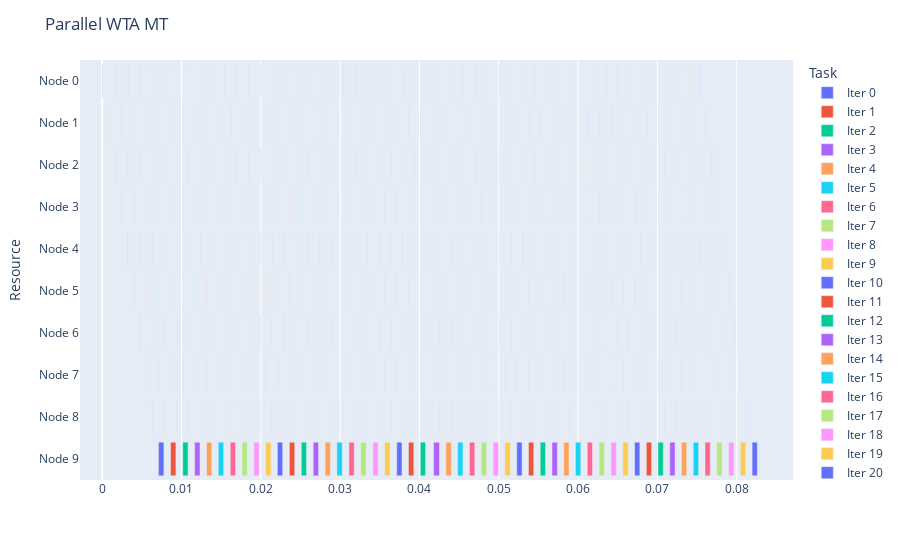

Source (notebook cell):
### Code cell
fig = getDataGantt(logs[1], "Parallel WTA MT")
fig.show()

### Figure 1 — Plotly figure (JSON) as saved in the notebook; plotly's stock layout.template omitted (floating-point values rounded to 4 significant figures)
{"data": [{"alignmentgroup": "True", "base": [0, 0.0009241, 0.001691, 0.002474, 0.003239, 0.004006, 0.004761, 0.005545, 0.006324, 0.007098], "hovertemplate": "Task=Iter 0<br>Start=%{base}<br>Finish=%{x}<br>Resource=%{y}<extra></extra>", "legendgroup": "Iter 0", "marker": {"color": "#636efa", "pattern": {"shape": ""}}, "name": "Iter 0", "offsetgroup": "Iter 0", "orientation": "h", "showlegend": true, "textposition": "auto", "type": "bar", "x": [3.123e-05, 1.717e-05, 1.478e-05, 1.526e-05, 1.574e-05, 1.478e-05, 1.526e-05, 1.574e-05, 1.55e-05, 0.0006826], "xaxis": "x", "y": ["Node 0", "Node 1", "Node 2", "Node 3", "Node 4", "Node 5", "Node 6", "Node 7", "Node 8", "Node 9"], "yaxis": "y"}, {"alignmentgroup": "True", "base": [0.001701, 0.002487, 0.003248, 0.004018, 0.004772, 0.005552, 0.006333, 0.007109, 0.007882, 0.00862], "hovertemplate": "Task=Iter 1<br>Start=%{base}<br>Finish=%{x}<br>Resource=%{y}<extra></extra>", "legendgroup": "Iter 1", "marker": {"color": "#EF553B", "pattern": {"shape": ""}}, "name": "Iter 1", "offsetgroup": "Iter 1", "orientation": "h", "showlegend": true, "textposition": "auto", "type": "bar", "x": [1.287e-05, 1.24e-05, 1.216e-05, 1.216e-05, 1.192e-05, 1.168e-05, 1.24e-05, 1.287e-05, 1.216e-05, 0.0006759], "xaxis": "x", "y": ["Node 0", "Node 1", "Node 2", "Node 3", "Node 4", "Node 5", "Node 6", "Node 7", "Node 8", "Node 9"], "yaxis": "y"}, {"alignmentgroup": "True", "base": [0.003256, 0.00403, 0.004773, 0.005543, 0.00631, 0.007107, 0.007869, 0.008636, 0.009422, 0.01016], "hovertemplate": "Task=Iter 2<br>Start=%{base}<br>Finish=%{x}<br>Resource=%{y}<extra></extra>", "legendgroup": "Iter 2", "marker": {"color": "#00cc96", "pattern": {"shape": ""}}, "name": "Iter 2", "offsetgroup": "Iter 2", "orientation": "h", "showlegend": true, "textposition": "auto", "type": "bar", "x": [1.168e-05, 1.192e-05, 1.168e-05, 1.168e-05, 1.192e-05, 1.144e-05, 1.168e-05, 1.24e-05, 1.144e-05, 0.0006704], "xaxis": "x", "y": ["Node 0", "Node 1", "Node 2", "Node 3", "Node 4", "Node 5", "Node 6", "Node 7", "Node 8", "Node 9"], "yaxis": "y"}, {"alignmentgroup": "True", "base": [0.004784, 0.005545, 0.006301, 0.007076, 0.007855, 0.008629, 0.009437, 0.01019, 0.01093, 0.01166], "hovertemplate": "Task=Iter 3<br>Start=%{base}<br>Finish=%{x}<br>Resource=%{y}<extra></extra>", "legendgroup": "Iter 3", "marker": {"color": "#ab63fa", "pattern": {"shape": ""}}, "name": "Iter 3", "offsetgroup": "Iter 3", "orientation": "h", "showlegend": true, "textposition": "auto", "type": "bar", "x": [1.144e-05, 1.168e-05, 1.144e-05, 1.144e-05, 1.121e-05, 1.168e-05, 1.144e-05, 1.359e-05, 1.168e-05, 0.000674], "xaxis": "x", "y": ["Node 0", "Node 1", "Node 2", "Node 3", "Node 4", "Node 5", "Node 6", "Node 7", "Node 8", "Node 9"], "yaxis": "y"}, {"alignmentgroup": "True", "base": [0.006305, 0.007067, 0.007819, 0.008615, 0.009395, 0.0102, 0.01095, 0.01168, 0.01241, 0.01315], "hovertemplate": "Task=Iter 4<br>Start=%{base}<br>Finish=%{x}<br>Resource=%{y}<extra></extra>", "legendgroup": "Iter 4", "marker": {"color": "#FFA15A", "pattern": {"shape": ""}}, "name": "Iter 4", "offsetgroup": "Iter 4", "orientation": "h", "showlegend": true, "textposition": "auto", "type": "bar", "x": [1.144e-05, 1.168e-05, 1.097e-05, 1.097e-05, 1.168e-05, 1.144e-05, 1.192e-05, 1.121e-05, 1.121e-05, 0.0006659], "xaxis": "x", "y": ["Node 0", "Node 1", "Node 2", "Node 3", "Node 4", "Node 5", "Node 6", "Node 7", "Node 8", "Node 9"], "yaxis": "y"}, {"alignmentgroup": "True", "base": [0.007814, 0.008576, 0.009371, 0.01015, 0.01095, 0.01169, 0.01243, 0.01318, 0.01391, 0.01464], "hovertemplate": "Task=Iter 5<br>Start=%{base}<br>Finish=%{x}<br>Resource=%{y}<extra></extra>", "legendgroup": "Iter 5", "marker": {"color": "#19d3f3", "pattern": {"shape": ""}}, "name": "Iter 5", "offsetgroup": "Iter 5", "orientation": "h", "showlegend": true, "textposition": "auto", "type": "bar", "x": [1.144e-05, 1.121e-05, 1.121e-05, 1.144e-05, 1.192e-05, 1.144e-05, 1.168e-05, 1.097e-05, 1.144e-05, 0.0006826], "xaxis": "x", "y": ["Node 0", "Node 1", "Node 2", "Node 3", "Node 4", "Node 5", "Node 6", "Node 7", "Node 8", "Node 9"], "yaxis": "y"}, {"alignmentgroup": "True", "base": [0.00934, 0.01012, 0.01089, 0.0117, 0.01244, 0.01319, 0.01393, 0.01466, 0.01541, 0.01615], "hovertemplate": "Task=Iter 6<br>Start=%{base}<br>Finish=%{x}<br>Resource=%{y}<extra></extra>", "legendgroup": "Iter 6", "marker": {"color": "#FF6692", "pattern": {"shape": ""}}, "name": "Iter 6", "offsetgroup": "Iter 6", "orientation": "h", "showlegend": true, "textposition": "auto", "type": "bar", "x": [1.144e-05, 1.192e-05, 1.693e-05, 1.168e-05, 1.168e-05, 1.121e-05, 1.144e-05, 1.121e-05, 1.144e-05, 0.0006616], "xaxis": "x", "y": ["Node 0", "Node 1", "Node 2", "Node 3", "Node 4", "Node 5", "Node 6", "Node 7", "Node 8", "Node 9"], "yaxis": "y"}, {"alignmentgroup": "True", "base": [0.01086, 0.01166, 0.01244, 0.0132, 0.01395, 0.01468, 0.01542, 0.01617, 0.0169, 0.01763], "hovertemplate": "Task=Iter 7<br>Start=%{base}<br>Finish=%{x}<br>Resource=%{y}<extra></extra>", "legendgroup": "Iter 7", "marker": {"color": "#B6E880", "pattern": {"shape": ""}}, "name": "Iter 7", "offsetgroup": "Iter 7", "orientation": "h", "showlegend": true, "textposition": "auto", "type": "bar", "x": [1.121e-05, 1.144e-05, 1.144e-05, 1.144e-05, 1.192e-05, 1.097e-05, 1.144e-05, 1.097e-05, 1.144e-05, 0.0006711], "xaxis": "x", "y": ["Node 0", "Node 1", "Node 2", "Node 3", "Node 4", "Node 5", "Node 6", "Node 7", "Node 8", "Node 9"], "yaxis": "y"}, {"alignmentgroup": "True", "base": [0.01241, 0.01319, 0.01396, 0.0147, 0.01544, 0.01618, 0.01692, 0.01765, 0.01838, 0.01912], "hovertemplate": "Task=Iter 8<br>Start=%{base}<br>Finish=%{x}<br>Resource=%{y}<extra></extra>", "legendgroup": "Iter 8", "marker": {"color": "#FF97FF", "pattern": {"shape": ""}}, "name": "Iter 8", "offsetgroup": "Iter 8", "orientation": "h", "showlegend": true, "textposition": "auto", "type": "bar", "x": [1.359e-05, 1.24e-05, 1.121e-05, 1.144e-05, 1.144e-05, 1.144e-05, 1.144e-05, 1.121e-05, 1.097e-05, 0.0006604], "xaxis": "x", "y": ["Node 0", "Node 1", "Node 2", "Node 3", "Node 4", "Node 5", "Node 6", "Node 7", "Node 8", "Node 9"], "yaxis": "y"}, {"alignmentgroup": "True", "base": [0.01396, 0.0147, 0.01545, 0.01619, 0.01694, 0.01767, 0.0184, 0.01914, 0.01987, 0.02061], "hovertemplate": "Task=Iter 9<br>Start=%{base}<br>Finish=%{x}<br>Resource=%{y}<extra></extra>", "legendgroup": "Iter 9", "marker": {"color": "#FECB52", "pattern": {"shape": ""}}, "name": "Iter 9", "offsetgroup": "Iter 9", "orientation": "h", "showlegend": true, "textposition": "auto", "type": "bar", "x": [1.192e-05, 1.168e-05, 1.144e-05, 1.144e-05, 1.144e-05, 1.144e-05, 1.144e-05, 1.073e-05, 1.121e-05, 0.0006738], "xaxis": "x", "y": ["Node 0", "Node 1", "Node 2", "Node 3", "Node 4", "Node 5", "Node 6", "Node 7", "Node 8", "Node 9"], "yaxis": "y"}, {"alignmentgroup": "True", "base": [0.01545, 0.01621, 0.01696, 0.01768, 0.01842, 0.01916, 0.01988, 0.02062, 0.02136, 0.02209], "hovertemplate": "Task=Iter 10<br>Start=%{base}<br>Finish=%{x}<br>Resource=%{y}<extra></extra>", "legendgroup": "Iter 10", "marker": {"color": "#636efa", "pattern": {"shape": ""}}, "name": "Iter 10", "offsetgroup": "Iter 10", "orientation": "h", "showlegend": true, "textposition": "auto", "type": "bar", "x": [1.335e-05, 1.192e-05, 1.144e-05, 1.144e-05, 1.192e-05, 1.121e-05, 1.168e-05, 1.144e-05, 1.121e-05, 0.0006626], "xaxis": "x", "y": ["Node 0", "Node 1", "Node 2", "Node 3", "Node 4", "Node 5", "Node 6", "Node 7", "Node 8", "Node 9"], "yaxis": "y"}, {"alignmentgroup": "True", "base": [0.01697, 0.01771, 0.01846, 0.01919, 0.01993, 0.02066, 0.02139, 0.02213, 0.02285, 0.0236], "hovertemplate": "Task=Iter 11<br>Start=%{base}<br>Finish=%{x}<br>Resource=%{y}<extra></extra>", "legendgroup": "Iter 11", "marker": {"color": "#EF553B", "pattern": {"shape": ""}}, "name": "Iter 11", "offsetgroup": "Iter 11", "orientation": "h", "showlegend": true, "textposition": "auto", "type": "bar", "x": [1.192e-05, 1.144e-05, 1.168e-05, 1.144e-05, 1.335e-05, 1.121e-05, 1.121e-05, 1.121e-05, 1.407e-05, 0.0006762], "xaxis": "x", "y": ["Node 0", "Node 1", "Node 2", "Node 3", "Node 4", "Node 5", "Node 6", "Node 7", "Node 8", "Node 9"], "yaxis": "y"}, {"alignmentgroup": "True", "base": [0.01847, 0.01922, 0.01997, 0.02069, 0.02142, 0.02216, 0.02288, 0.02364, 0.02437, 0.0251], "hovertemplate": "Task=Iter 12<br>Start=%{base}<br>Finish=%{x}<br>Resource=%{y}<extra></extra>", "legendgroup": "Iter 12", "marker": {"color": "#00cc96", "pattern": {"shape": ""}}, "name": "Iter 12", "offsetgroup": "Iter 12", "orientation": "h", "showlegend": true, "textposition": "auto", "type": "bar", "x": [1.121e-05, 1.097e-05, 1.192e-05, 1.121e-05, 1.121e-05, 1.097e-05, 2.599e-05, 1.097e-05, 1.144e-05, 0.0006638], "xaxis": "x", "y": ["Node 0", "Node 1", "Node 2", "Node 3", "Node 4", "Node 5", "Node 6", "Node 7", "Node 8", "Node 9"], "yaxis": "y"}, {"alignmentgroup": "True", "base": [0.01998, 0.02072, 0.02147, 0.0222, 0.02294, 0.02366, 0.02439, 0.02514, 0.02586, 0.0266], "hovertemplate": "Task=Iter 13<br>Start=%{base}<br>Finish=%{x}<br>Resource=%{y}<extra></extra>", "legendgroup": "Iter 13", "marker": {"color": "#ab63fa", "pattern": {"shape": ""}}, "name": "Iter 13", "offsetgroup": "Iter 13", "orientation": "h", "showlegend": true, "textposition": "auto", "type": "bar", "x": [1.192e-05, 1.144e-05, 1.168e-05, 1.144e-05, 1.097e-05, 1.121e-05, 1.192e-05, 1.121e-05, 1.121e-05, 0.0006776], "xaxis": "x", "y": ["Node 0", "Node 1", "Node 2", "Node 3", "Node 4", "Node 5", "Node 6", "Node 7", "Node 8", "Node 9"], "yaxis": "y"}, {"alignmentgroup": "True", "base": [0.02148, 0.02223, 0.02298, 0.02371, 0.02444, 0.02518, 0.02591, 0.02664, 0.02737, 0.02811], "hovertemplate": "Task=Iter 14<br>Start=%{base}<br>Finish=%{x}<br>Resource=%{y}<extra></extra>", "legendgroup": "Iter 14", "marker": {"color": "#FFA15A", "pattern": {"shape": ""}}, "name": "Iter 14", "offsetgroup": "Iter 14", "orientation": "h", "showlegend": true, "textposition": "auto", "type": "bar", "x": [1.24e-05, 1.192e-05, 1.24e-05, 1.097e-05, 1.121e-05, 1.097e-05, 1.144e-05, 1.097e-05, 1.144e-05, 0.000664], "xaxis": "x", "y": ["Node 0", "Node 1", "Node 2", "Node 3", "Node 4", "Node 5", "Node 6", "Node 7", "Node 8", "Node 9"], "yaxis": "y"}, {"alignmentgroup": "True", "base": [0.02299, 0.02374, 0.02448, 0.02521, 0.02594, 0.02667, 0.0274, 0.02813, 0.02886, 0.02959], "hovertemplate": "Task=Iter 15<br>Start=%{base}<br>Finish=%{x}<br>Resource=%{y}<extra></extra>", "legendgroup": "Iter 15", "marker": {"color": "#19d3f3", "pattern": {"shape": ""}}, "name": "Iter 15", "offsetgroup": "Iter 15", "orientation": "h", "showlegend": true, "textposition": "auto", "type": "bar", "x": [1.287e-05, 1.121e-05, 1.144e-05, 1.168e-05, 1.121e-05, 1.097e-05, 1.144e-05, 1.121e-05, 1.121e-05, 0.0006754], "xaxis": "x", "y": ["Node 0", "Node 1", "Node 2", "Node 3", "Node 4", "Node 5", "Node 6", "Node 7", "Node 8", "Node 9"], "yaxis": "y"}, {"alignmentgroup": "True", "base": [0.02449, 0.02525, 0.02599, 0.02671, 0.02745, 0.02818, 0.02891, 0.02964, 0.03038, 0.03111], "hovertemplate": "Task=Iter 16<br>Start=%{base}<br>Finish=%{x}<br>Resource=%{y}<extra></extra>", "legendgroup": "Iter 16", "marker": {"color": "#FF6692", "pattern": {"shape": ""}}, "name": "Iter 16", "offsetgroup": "Iter 16", "orientation": "h", "showlegend": true, "textposition": "auto", "type": "bar", "x": [1.168e-05, 1.121e-05, 1.121e-05, 1.168e-05, 1.121e-05, 1.097e-05, 1.121e-05, 1.097e-05, 1.121e-05, 0.0006645], "xaxis": "x", "y": ["Node 0", "Node 1", "Node 2", "Node 3", "Node 4", "Node 5", "Node 6", "Node 7", "Node 8", "Node 9"], "yaxis": "y"}, {"alignmentgroup": "True", "base": [0.026, 0.02674, 0.02747, 0.0282, 0.02894, 0.02966, 0.0304, 0.03113, 0.03186, 0.0326], "hovertemplate": "Task=Iter 17<br>Start=%{base}<br>Finish=%{x}<br>Resource=%{y}<extra></extra>", "legendgroup": "Iter 17", "marker": {"color": "#B6E880", "pattern": {"shape": ""}}, "name": "Iter 17", "offsetgroup": "Iter 17", "orientation": "h", "showlegend": true, "textposition": "auto", "type": "bar", "x": [1.144e-05, 1.121e-05, 1.144e-05, 1.121e-05, 1.121e-05, 1.121e-05, 1.121e-05, 1.121e-05, 1.121e-05, 0.0006726], "xaxis": "x", "y": ["Node 0", "Node 1", "Node 2", "Node 3", "Node 4", "Node 5", "Node 6", "Node 7", "Node 8", "Node 9"], "yaxis": "y"}, {"alignmentgroup": "True", "base": [0.02748, 0.02823, 0.02897, 0.02969, 0.03042, 0.03116, 0.03188, 0.03262, 0.03336, 0.03414], "hovertemplate": "Task=Iter 18<br>Start=%{base}<br>Finish=%{x}<br>Resource=%{y}<extra></extra>", "legendgroup": "Iter 18", "marker": {"color": "#FF97FF", "pattern": {"shape": ""}}, "name": "Iter 18", "offsetgroup": "Iter 18", "orientation": "h", "showlegend": true, "textposition": "auto", "type": "bar", "x": [1.144e-05, 1.144e-05, 1.144e-05, 1.097e-05, 1.097e-05, 1.097e-05, 1.121e-05, 1.097e-05, 1.264e-05, 0.0006654], "xaxis": "x", "y": ["Node 0", "Node 1", "Node 2", "Node 3", "Node 4", "Node 5", "Node 6", "Node 7", "Node 8", "Node 9"], "yaxis": "y"}, {"alignmentgroup": "True", "base": [0.02898, 0.02972, 0.03045, 0.03118, 0.03192, 0.03266, 0.03339, 0.03415, 0.03488, 0.03563], "hovertemplate": "Task=Iter 19<br>Start=%{base}<br>Finish=%{x}<br>Resource=%{y}<extra></extra>", "legendgroup": "Iter 19", "marker": {"color": "#FECB52", "pattern": {"shape": ""}}, "name": "Iter 19", "offsetgroup": "Iter 19", "orientation": "h", "showlegend": true, "textposition": "auto", "type": "bar", "x": [1.216e-05, 1.097e-05, 1.144e-05, 1.121e-05, 1.121e-05, 1.097e-05, 1.121e-05, 1.121e-05, 1.216e-05, 0.0006721], "xaxis": "x", "y": ["Node 0", "Node 1", "Node 2", "Node 3", "Node 4", "Node 5", "Node 6", "Node 7", "Node 8", "Node 9"], "yaxis": "y"}, {"alignmentgroup": "True", "base": [0.03046, 0.03121, 0.03195, 0.03267, 0.03341, 0.03415, 0.03491, 0.03564, 0.03638, 0.03714], "hovertemplate": "Task=Iter 20<br>Start=%{base}<br>Finish=%{x}<br>Resource=%{y}<extra></extra>", "legendgroup": "Iter 20", "marker": {"color": "#636efa", "pattern": {"shape": ""}}, "name": "Iter 20", "offsetgroup": "Iter 20", "orientation": "h", "showlegend": true, "textposition": "auto", "type": "bar", "x": [1.287e-05, 1.216e-05, 1.192e-05, 1.216e-05, 1.24e-05, 1.168e-05, 1.216e-05, 1.192e-05, 1.287e-05, 0.0006642], "xaxis": "x", "y": ["Node 0", "Node 1", "Node 2", "Node 3", "Node 4", "Node 5", "Node 6", "Node 7", "Node 8", "Node 9"], "yaxis": "y"}, {"alignmentgroup": "True", "base": [0.03196, 0.0327, 0.03344, 0.03417, 0.03491, 0.03565, 0.0364, 0.03715, 0.03788, 0.03862], "hovertemplate": "Task=Iter 21<br>Start=%{base}<br>Finish=%{x}<br>Resource=%{y}<extra></extra>", "legendgroup": "Iter 21", "marker": {"color": "#EF553B", "pattern": {"shape": ""}}, "name": "Iter 21", "offsetgroup": "Iter 21", "orientation": "h", "showlegend": true, "textposition": "auto", "type": "bar", "x": [1.216e-05, 1.121e-05, 1.168e-05, 1.24e-05, 1.144e-05, 1.121e-05, 1.121e-05, 1.121e-05, 1.121e-05, 0.0006721], "xaxis": "x", "y": ["Node 0", "Node 1", "Node 2", "Node 3", "Node 4", "Node 5", "Node 6", "Node 7", "Node 8", "Node 9"], "yaxis": "y"}, {"alignmentgroup": "True", "base": [0.03345, 0.0342, 0.03493, 0.03566, 0.0364, 0.03715, 0.0379, 0.03863, 0.03937, 0.04011], "hovertemplate": "Task=Iter 22<br>Start=%{base}<br>Finish=%{x}<br>Resource=%{y}<extra></extra>", "legendgroup": "Iter 22", "marker": {"color": "#00cc96", "pattern": {"shape": ""}}, "name": "Iter 22", "offsetgroup": "Iter 22", "orientation": "h", "showlegend": true, "textposition": "auto", "type": "bar", "x": [1.216e-05, 1.097e-05, 1.121e-05, 1.168e-05, 1.144e-05, 1.121e-05, 1.121e-05, 1.144e-05, 1.121e-05, 0.0006642], "xaxis": "x", "y": ["Node 0", "Node 1", "Node 2", "Node 3", "Node 4", "Node 5", "Node 6", "Node 7", "Node 8", "Node 9"], "yaxis": "y"}, {"alignmentgroup": "True", "base": [0.03495, 0.03569, 0.03642, 0.03715, 0.03789, 0.03865, 0.03938, 0.04012, 0.04085, 0.04178], "hovertemplate": "Task=Iter 23<br>Start=%{base}<br>Finish=%{x}<br>Resource=%{y}<extra></extra>", "legendgroup": "Iter 23", "marker": {"color": "#ab63fa", "pattern": {"shape": ""}}, "name": "Iter 23", "offsetgroup": "Iter 23", "orientation": "h", "showlegend": true, "textposition": "auto", "type": "bar", "x": [1.144e-05, 1.097e-05, 1.168e-05, 1.121e-05, 1.717e-05, 1.121e-05, 1.121e-05, 1.097e-05, 1.526e-05, 0.0007441], "xaxis": "x", "y": ["Node 0", "Node 1", "Node 2", "Node 3", "Node 4", "Node 5", "Node 6", "Node 7", "Node 8", "Node 9"], "yaxis": "y"}, {"alignmentgroup": "True", "base": [0.03643, 0.03718, 0.03791, 0.03864, 0.03939, 0.04014, 0.04097, 0.04179, 0.04258, 0.04333], "hovertemplate": "Task=Iter 24<br>Start=%{base}<br>Finish=%{x}<br>Resource=%{y}<extra></extra>", "legendgroup": "Iter 24", "marker": {"color": "#FFA15A", "pattern": {"shape": ""}}, "name": "Iter 24", "offsetgroup": "Iter 24", "orientation": "h", "showlegend": true, "textposition": "auto", "type": "bar", "x": [1.144e-05, 1.121e-05, 1.144e-05, 1.097e-05, 1.121e-05, 1.335e-05, 1.502e-05, 1.073e-05, 1.24e-05, 0.0006762], "xaxis": "x", "y": ["Node 0", "Node 1", "Node 2", "Node 3", "Node 4", "Node 5", "Node 6", "Node 7", "Node 8", "Node 9"], "yaxis": "y"}, {"alignmentgroup": "True", "base": [0.03792, 0.03867, 0.0394, 0.04014, 0.04099, 0.04173, 0.04254, 0.04335, 0.04408, 0.04481], "hovertemplate": "Task=Iter 25<br>Start=%{base}<br>Finish=%{x}<br>Resource=%{y}<extra></extra>", "legendgroup": "Iter 25", "marker": {"color": "#19d3f3", "pattern": {"shape": ""}}, "name": "Iter 25", "offsetgroup": "Iter 25", "orientation": "h", "showlegend": true, "textposition": "auto", "type": "bar", "x": [1.216e-05, 1.121e-05, 1.144e-05, 1.121e-05, 1.097e-05, 1.216e-05, 1.168e-05, 1.073e-05, 1.144e-05, 0.0006714], "xaxis": "x", "y": ["Node 0", "Node 1", "Node 2", "Node 3", "Node 4", "Node 5", "Node 6", "Node 7", "Node 8", "Node 9"], "yaxis": "y"}, {"alignmentgroup": "True", "base": [0.03941, 0.04016, 0.04094, 0.04173, 0.04248, 0.0433, 0.0441, 0.04483, 0.04557, 0.0463], "hovertemplate": "Task=Iter 26<br>Start=%{base}<br>Finish=%{x}<br>Resource=%{y}<extra></extra>", "legendgroup": "Iter 26", "marker": {"color": "#FF6692", "pattern": {"shape": ""}}, "name": "Iter 26", "offsetgroup": "Iter 26", "orientation": "h", "showlegend": true, "textposition": "auto", "type": "bar", "x": [1.168e-05, 1.431e-05, 1.144e-05, 1.144e-05, 1.168e-05, 1.121e-05, 1.121e-05, 1.097e-05, 1.144e-05, 0.0006788], "xaxis": "x", "y": ["Node 0", "Node 1", "Node 2", "Node 3", "Node 4", "Node 5", "Node 6", "Node 7", "Node 8", "Node 9"], "yaxis": "y"}, {"alignmentgroup": "True", "base": [0.04095, 0.04169, 0.04248, 0.04324, 0.04405, 0.04484, 0.04558, 0.04632, 0.04706, 0.04779], "hovertemplate": "Task=Iter 27<br>Start=%{base}<br>Finish=%{x}<br>Resource=%{y}<extra></extra>", "legendgroup": "Iter 27", "marker": {"color": "#B6E880", "pattern": {"shape": ""}}, "name": "Iter 27", "offsetgroup": "Iter 27", "orientation": "h", "showlegend": true, "textposition": "auto", "type": "bar", "x": [1.121e-05, 1.192e-05, 1.144e-05, 1.121e-05, 1.168e-05, 1.121e-05, 1.144e-05, 1.121e-05, 1.121e-05, 0.0006778], "xaxis": "x", "y": ["Node 0", "Node 1", "Node 2", "Node 3", "Node 4", "Node 5", "Node 6", "Node 7", "Node 8", "Node 9"], "yaxis": "y"}, {"alignmentgroup": "True", "base": [0.04245, 0.04323, 0.04399, 0.04479, 0.04558, 0.04633, 0.04708, 0.04781, 0.04855, 0.04929], "hovertemplate": "Task=Iter 28<br>Start=%{base}<br>Finish=%{x}<br>Resource=%{y}<extra></extra>", "legendgroup": "Iter 28", "marker": {"color": "#FF97FF", "pattern": {"shape": ""}}, "name": "Iter 28", "offsetgroup": "Iter 28", "orientation": "h", "showlegend": true, "textposition": "auto", "type": "bar", "x": [1.097e-05, 1.168e-05, 1.144e-05, 1.121e-05, 1.121e-05, 1.097e-05, 1.168e-05, 1.144e-05, 1.192e-05, 0.0006728], "xaxis": "x", "y": ["Node 0", "Node 1", "Node 2", "Node 3", "Node 4", "Node 5", "Node 6", "Node 7", "Node 8", "Node 9"], "yaxis": "y"}, {"alignmentgroup": "True", "base": [0.04399, 0.04473, 0.04554, 0.04634, 0.04709, 0.04782, 0.04856, 0.0493, 0.05005, 0.05077], "hovertemplate": "Task=Iter 29<br>Start=%{base}<br>Finish=%{x}<br>Resource=%{y}<extra></extra>", "legendgroup": "Iter 29", "marker": {"color": "#FECB52", "pattern": {"shape": ""}}, "name": "Iter 29", "offsetgroup": "Iter 29", "orientation": "h", "showlegend": true, "textposition": "auto", "type": "bar", "x": [1.144e-05, 1.144e-05, 1.168e-05, 1.121e-05, 1.121e-05, 1.097e-05, 1.097e-05, 1.097e-05, 1.144e-05, 0.0006764], "xaxis": "x", "y": ["Node 0", "Node 1", "Node 2", "Node 3", "Node 4", "Node 5", "Node 6", "Node 7", "Node 8", "Node 9"], "yaxis": "y"}, {"alignmentgroup": "True", "base": [0.04548, 0.04629, 0.04709, 0.04783, 0.04857, 0.04931, 0.05006, 0.05079, 0.05152, 0.05227], "hovertemplate": "Task=Iter 30<br>Start=%{base}<br>Finish=%{x}<br>Resource=%{y}<extra></extra>", "legendgroup": "Iter 30", "marker": {"color": "#636efa", "pattern": {"shape": ""}}, "name": "Iter 30", "offsetgroup": "Iter 30", "orientation": "h", "showlegend": true, "textposition": "auto", "type": "bar", "x": [1.121e-05, 1.144e-05, 1.144e-05, 1.216e-05, 1.144e-05, 1.073e-05, 1.144e-05, 1.073e-05, 1.121e-05, 0.0006704], "xaxis": "x", "y": ["Node 0", "Node 1", "Node 2", "Node 3", "Node 4", "Node 5", "Node 6", "Node 7", "Node 8", "Node 9"], "yaxis": "y"}, {"alignmentgroup": "True", "base": [0.04704, 0.04782, 0.04858, 0.04933, 0.05007, 0.0508, 0.05154, 0.05228, 0.05302, 0.05374], "hovertemplate": "Task=Iter 31<br>Start=%{base}<br>Finish=%{x}<br>Resource=%{y}<extra></extra>", "legendgroup": "Iter 31", "marker": {"color": "#EF553B", "pattern": {"shape": ""}}, "name": "Iter 31", "offsetgroup": "Iter 31", "orientation": "h", "showlegend": true, "textposition": "auto", "type": "bar", "x": [1.121e-05, 1.121e-05, 1.121e-05, 1.121e-05, 1.192e-05, 1.097e-05, 1.097e-05, 1.097e-05, 1.097e-05, 0.0006697], "xaxis": "x", "y": ["Node 0", "Node 1", "Node 2", "Node 3", "Node 4", "Node 5", "Node 6", "Node 7", "Node 8", "Node 9"], "yaxis": "y"}, {"alignmentgroup": "True", "base": [0.04857, 0.04934, 0.05008, 0.05081, 0.05156, 0.05229, 0.05303, 0.05376, 0.0545, 0.05523], "hovertemplate": "Task=Iter 32<br>Start=%{base}<br>Finish=%{x}<br>Resource=%{y}<extra></extra>", "legendgroup": "Iter 32", "marker": {"color": "#00cc96", "pattern": {"shape": ""}}, "name": "Iter 32", "offsetgroup": "Iter 32", "orientation": "h", "showlegend": true, "textposition": "auto", "type": "bar", "x": [1.144e-05, 1.097e-05, 1.216e-05, 1.144e-05, 1.168e-05, 1.097e-05, 1.144e-05, 1.073e-05, 1.097e-05, 0.0006666], "xaxis": "x", "y": ["Node 0", "Node 1", "Node 2", "Node 3", "Node 4", "Node 5", "Node 6", "Node 7", "Node 8", "Node 9"], "yaxis": "y"}, {"alignmentgroup": "True", "base": [0.05009, 0.05083, 0.05157, 0.05231, 0.05304, 0.05377, 0.05451, 0.05524, 0.05598, 0.05671], "hovertemplate": "Task=Iter 33<br>Start=%{base}<br>Finish=%{x}<br>Resource=%{y}<extra></extra>", "legendgroup": "Iter 33", "marker": {"color": "#ab63fa", "pattern": {"shape": ""}}, "name": "Iter 33", "offsetgroup": "Iter 33", "orientation": "h", "showlegend": true, "textposition": "auto", "type": "bar", "x": [1.144e-05, 1.097e-05, 1.121e-05, 1.168e-05, 1.121e-05, 1.097e-05, 1.121e-05, 1.097e-05, 1.121e-05, 0.0006773], "xaxis": "x", "y": ["Node 0", "Node 1", "Node 2", "Node 3", "Node 4", "Node 5", "Node 6", "Node 7", "Node 8", "Node 9"], "yaxis": "y"}, {"alignmentgroup": "True", "base": [0.05158, 0.05233, 0.05306, 0.05378, 0.05453, 0.05526, 0.056, 0.05673, 0.05746, 0.05819], "hovertemplate": "Task=Iter 34<br>Start=%{base}<br>Finish=%{x}<br>Resource=%{y}<extra></extra>", "legendgroup": "Iter 34", "marker": {"color": "#FFA15A", "pattern": {"shape": ""}}, "name": "Iter 34", "offsetgroup": "Iter 34", "orientation": "h", "showlegend": true, "textposition": "auto", "type": "bar", "x": [1.121e-05, 1.121e-05, 1.144e-05, 1.121e-05, 1.097e-05, 1.144e-05, 1.144e-05, 1.097e-05, 1.097e-05, 0.0006654], "xaxis": "x", "y": ["Node 0", "Node 1", "Node 2", "Node 3", "Node 4", "Node 5", "Node 6", "Node 7", "Node 8", "Node 9"], "yaxis": "y"}, {"alignmentgroup": "True", "base": [0.05307, 0.05381, 0.05455, 0.05528, 0.05601, 0.05674, 0.05747, 0.05821, 0.05894, 0.05967], "hovertemplate": "Task=Iter 35<br>Start=%{base}<br>Finish=%{x}<br>Resource=%{y}<extra></extra>", "legendgroup": "Iter 35", "marker": {"color": "#19d3f3", "pattern": {"shape": ""}}, "name": "Iter 35", "offsetgroup": "Iter 35", "orientation": "h", "showlegend": true, "textposition": "auto", "type": "bar", "x": [1.121e-05, 1.144e-05, 1.168e-05, 1.144e-05, 1.144e-05, 1.097e-05, 1.097e-05, 1.097e-05, 1.121e-05, 0.0006721], "xaxis": "x", "y": ["Node 0", "Node 1", "Node 2", "Node 3", "Node 4", "Node 5", "Node 6", "Node 7", "Node 8", "Node 9"], "yaxis": "y"}, {"alignmentgroup": "True", "base": [0.05456, 0.0553, 0.05604, 0.05676, 0.05749, 0.05822, 0.05896, 0.05969, 0.06042, 0.06115], "hovertemplate": "Task=Iter 36<br>Start=%{base}<br>Finish=%{x}<br>Resource=%{y}<extra></extra>", "legendgroup": "Iter 36", "marker": {"color": "#FF6692", "pattern": {"shape": ""}}, "name": "Iter 36", "offsetgroup": "Iter 36", "orientation": "h", "showlegend": true, "textposition": "auto", "type": "bar", "x": [1.121e-05, 1.121e-05, 1.097e-05, 1.144e-05, 1.144e-05, 1.121e-05, 1.121e-05, 1.073e-05, 1.097e-05, 0.0006642], "xaxis": "x", "y": ["Node 0", "Node 1", "Node 2", "Node 3", "Node 4", "Node 5", "Node 6", "Node 7", "Node 8", "Node 9"], "yaxis": "y"}, {"alignmentgroup": "True", "base": [0.05605, 0.05679, 0.05754, 0.05826, 0.05899, 0.05972, 0.06045, 0.06119, 0.06192, 0.06265], "hovertemplate": "Task=Iter 37<br>Start=%{base}<br>Finish=%{x}<br>Resource=%{y}<extra></extra>", "legendgroup": "Iter 37", "marker": {"color": "#B6E880", "pattern": {"shape": ""}}, "name": "Iter 37", "offsetgroup": "Iter 37", "orientation": "h", "showlegend": true, "textposition": "auto", "type": "bar", "x": [1.168e-05, 1.097e-05, 1.121e-05, 1.121e-05, 1.192e-05, 1.073e-05, 1.121e-05, 1.097e-05, 1.097e-05, 0.0006728], "xaxis": "x", "y": ["Node 0", "Node 1", "Node 2", "Node 3", "Node 4", "Node 5", "Node 6", "Node 7", "Node 8", "Node 9"], "yaxis": "y"}, {"alignmentgroup": "True", "base": [0.05755, 0.05829, 0.05903, 0.05974, 0.06048, 0.06121, 0.06194, 0.06267, 0.0634, 0.06415], "hovertemplate": "Task=Iter 38<br>Start=%{base}<br>Finish=%{x}<br>Resource=%{y}<extra></extra>", "legendgroup": "Iter 38", "marker": {"color": "#FF97FF", "pattern": {"shape": ""}}, "name": "Iter 38", "offsetgroup": "Iter 38", "orientation": "h", "showlegend": true, "textposition": "auto", "type": "bar", "x": [1.097e-05, 1.121e-05, 1.121e-05, 1.121e-05, 1.121e-05, 1.097e-05, 1.121e-05, 1.073e-05, 1.121e-05, 0.000675], "xaxis": "x", "y": ["Node 0", "Node 1", "Node 2", "Node 3", "Node 4", "Node 5", "Node 6", "Node 7", "Node 8", "Node 9"], "yaxis": "y"}, {"alignmentgroup": "True", "base": [0.05904, 0.05977, 0.06052, 0.06124, 0.06198, 0.0627, 0.06344, 0.06417, 0.0649, 0.06564], "hovertemplate": "Task=Iter 39<br>Start=%{base}<br>Finish=%{x}<br>Resource=%{y}<extra></extra>", "legendgroup": "Iter 39", "marker": {"color": "#FECB52", "pattern": {"shape": ""}}, "name": "Iter 39", "offsetgroup": "Iter 39", "orientation": "h", "showlegend": true, "textposition": "auto", "type": "bar", "x": [1.121e-05, 1.097e-05, 1.144e-05, 1.144e-05, 1.144e-05, 1.097e-05, 1.121e-05, 1.097e-05, 1.287e-05, 0.0006742], "xaxis": "x", "y": ["Node 0", "Node 1", "Node 2", "Node 3", "Node 4", "Node 5", "Node 6", "Node 7", "Node 8", "Node 9"], "yaxis": "y"}, {"alignmentgroup": "True", "base": [0.06052, 0.06127, 0.06201, 0.06272, 0.06345, 0.06418, 0.06492, 0.06566, 0.06639, 0.06712], "hovertemplate": "Task=Iter 40<br>Start=%{base}<br>Finish=%{x}<br>Resource=%{y}<extra></extra>", "legendgroup": "Iter 40", "marker": {"color": "#636efa", "pattern": {"shape": ""}}, "name": "Iter 40", "offsetgroup": "Iter 40", "orientation": "h", "showlegend": true, "textposition": "auto", "type": "bar", "x": [1.121e-05, 1.121e-05, 1.121e-05, 1.097e-05, 1.097e-05, 1.097e-05, 1.144e-05, 1.097e-05, 1.121e-05, 0.000664], "xaxis": "x", "y": ["Node 0", "Node 1", "Node 2", "Node 3", "Node 4", "Node 5", "Node 6", "Node 7", "Node 8", "Node 9"], "yaxis": "y"}, {"alignmentgroup": "True", "base": [0.06202, 0.06275, 0.06349, 0.06422, 0.06495, 0.06568, 0.0664, 0.06714, 0.06787, 0.0686], "hovertemplate": "Task=Iter 41<br>Start=%{base}<br>Finish=%{x}<br>Resource=%{y}<extra></extra>", "legendgroup": "Iter 41", "marker": {"color": "#EF553B", "pattern": {"shape": ""}}, "name": "Iter 41", "offsetgroup": "Iter 41", "orientation": "h", "showlegend": true, "textposition": "auto", "type": "bar", "x": [1.121e-05, 1.359e-05, 1.144e-05, 1.168e-05, 1.264e-05, 1.097e-05, 1.121e-05, 1.073e-05, 1.144e-05, 0.00067], "xaxis": "x", "y": ["Node 0", "Node 1", "Node 2", "Node 3", "Node 4", "Node 5", "Node 6", "Node 7", "Node 8", "Node 9"], "yaxis": "y"}, {"alignmentgroup": "True", "base": [0.0635, 0.06425, 0.06498, 0.0657, 0.06643, 0.06716, 0.06788, 0.06862, 0.06935, 0.07008], "hovertemplate": "Task=Iter 42<br>Start=%{base}<br>Finish=%{x}<br>Resource=%{y}<extra></extra>", "legendgroup": "Iter 42", "marker": {"color": "#00cc96", "pattern": {"shape": ""}}, "name": "Iter 42", "offsetgroup": "Iter 42", "orientation": "h", "showlegend": true, "textposition": "auto", "type": "bar", "x": [1.121e-05, 1.144e-05, 1.097e-05, 1.121e-05, 1.097e-05, 1.097e-05, 1.121e-05, 1.121e-05, 1.121e-05, 0.0006602], "xaxis": "x", "y": ["Node 0", "Node 1", "Node 2", "Node 3", "Node 4", "Node 5", "Node 6", "Node 7", "Node 8", "Node 9"], "yaxis": "y"}, {"alignmentgroup": "True", "base": [0.06499, 0.06573, 0.06646, 0.06718, 0.06791, 0.06864, 0.06937, 0.0701, 0.07083, 0.07156], "hovertemplate": "Task=Iter 43<br>Start=%{base}<br>Finish=%{x}<br>Resource=%{y}<extra></extra>", "legendgroup": "Iter 43", "marker": {"color": "#ab63fa", "pattern": {"shape": ""}}, "name": "Iter 43", "offsetgroup": "Iter 43", "orientation": "h", "showlegend": true, "textposition": "auto", "type": "bar", "x": [1.121e-05, 1.097e-05, 1.121e-05, 1.121e-05, 1.144e-05, 1.097e-05, 1.097e-05, 1.073e-05, 1.121e-05, 0.0006664], "xaxis": "x", "y": ["Node 0", "Node 1", "Node 2", "Node 3", "Node 4", "Node 5", "Node 6", "Node 7", "Node 8", "Node 9"], "yaxis": "y"}, {"alignmentgroup": "True", "base": [0.06647, 0.06721, 0.06795, 0.06866, 0.06939, 0.07012, 0.07084, 0.07158, 0.0723, 0.07303], "hovertemplate": "Task=Iter 44<br>Start=%{base}<br>Finish=%{x}<br>Resource=%{y}<extra></extra>", "legendgroup": "Iter 44", "marker": {"color": "#FFA15A", "pattern": {"shape": ""}}, "name": "Iter 44", "offsetgroup": "Iter 44", "orientation": "h", "showlegend": true, "textposition": "auto", "type": "bar", "x": [1.121e-05, 1.121e-05, 1.121e-05, 1.121e-05, 1.144e-05, 1.097e-05, 1.121e-05, 1.097e-05, 1.144e-05, 0.0006626], "xaxis": "x", "y": ["Node 0", "Node 1", "Node 2", "Node 3", "Node 4", "Node 5", "Node 6", "Node 7", "Node 8", "Node 9"], "yaxis": "y"}, {"alignmentgroup": "True", "base": [0.06796, 0.06869, 0.06943, 0.07016, 0.07088, 0.07161, 0.07234, 0.07307, 0.07379, 0.07452], "hovertemplate": "Task=Iter 45<br>Start=%{base}<br>Finish=%{x}<br>Resource=%{y}<extra></extra>", "legendgroup": "Iter 45", "marker": {"color": "#19d3f3", "pattern": {"shape": ""}}, "name": "Iter 45", "offsetgroup": "Iter 45", "orientation": "h", "showlegend": true, "textposition": "auto", "type": "bar", "x": [1.144e-05, 1.097e-05, 1.121e-05, 1.144e-05, 1.097e-05, 1.097e-05, 1.121e-05, 1.097e-05, 1.097e-05, 0.000674], "xaxis": "x", "y": ["Node 0", "Node 1", "Node 2", "Node 3", "Node 4", "Node 5", "Node 6", "Node 7", "Node 8", "Node 9"], "yaxis": "y"}, {"alignmentgroup": "True", "base": [0.06944, 0.07018, 0.07092, 0.07163, 0.07236, 0.07309, 0.07381, 0.07454, 0.07527, 0.076], "hovertemplate": "Task=Iter 46<br>Start=%{base}<br>Finish=%{x}<br>Resource=%{y}<extra></extra>", "legendgroup": "Iter 46", "marker": {"color": "#FF6692", "pattern": {"shape": ""}}, "name": "Iter 46", "offsetgroup": "Iter 46", "orientation": "h", "showlegend": true, "textposition": "auto", "type": "bar", "x": [1.097e-05, 1.121e-05, 1.121e-05, 1.121e-05, 1.097e-05, 1.073e-05, 1.097e-05, 1.073e-05, 1.121e-05, 0.0006635], "xaxis": "x", "y": ["Node 0", "Node 1", "Node 2", "Node 3", "Node 4", "Node 5", "Node 6", "Node 7", "Node 8", "Node 9"], "yaxis": "y"}, {"alignmentgroup": "True", "base": [0.07093, 0.07166, 0.0724, 0.07312, 0.07384, 0.07457, 0.0753, 0.07603, 0.07675, 0.07748], "hovertemplate": "Task=Iter 47<br>Start=%{base}<br>Finish=%{x}<br>Resource=%{y}<extra></extra>", "legendgroup": "Iter 47", "marker": {"color": "#B6E880", "pattern": {"shape": ""}}, "name": "Iter 47", "offsetgroup": "Iter 47", "orientation": "h", "showlegend": true, "textposition": "auto", "type": "bar", "x": [1.121e-05, 1.073e-05, 1.121e-05, 1.097e-05, 1.097e-05, 1.097e-05, 1.121e-05, 1.073e-05, 1.097e-05, 0.0006695], "xaxis": "x", "y": ["Node 0", "Node 1", "Node 2", "Node 3", "Node 4", "Node 5", "Node 6", "Node 7", "Node 8", "Node 9"], "yaxis": "y"}, {"alignmentgroup": "True", "base": [0.07241, 0.07315, 0.07388, 0.07462, 0.07534, 0.07607, 0.07679, 0.07752, 0.07825, 0.07898], "hovertemplate": "Task=Iter 48<br>Start=%{base}<br>Finish=%{x}<br>Resource=%{y}<extra></extra>", "legendgroup": "Iter 48", "marker": {"color": "#FF97FF", "pattern": {"shape": ""}}, "name": "Iter 48", "offsetgroup": "Iter 48", "orientation": "h", "showlegend": true, "textposition": "auto", "type": "bar", "x": [1.097e-05, 1.121e-05, 1.121e-05, 1.144e-05, 1.144e-05, 1.097e-05, 1.097e-05, 1.073e-05, 1.097e-05, 0.0006626], "xaxis": "x", "y": ["Node 0", "Node 1", "Node 2", "Node 3", "Node 4", "Node 5", "Node 6", "Node 7", "Node 8", "Node 9"], "yaxis": "y"}, {"alignmentgroup": "True", "base": [0.07389, 0.07463, 0.07537, 0.07609, 0.07682, 0.07754, 0.07827, 0.079, 0.07973, 0.08046], "hovertemplate": "Task=Iter 49<br>Start=%{base}<br>Finish=%{x}<br>Resource=%{y}<extra></extra>", "legendgroup": "Iter 49", "marker": {"color": "#FECB52", "pattern": {"shape": ""}}, "name": "Iter 49", "offsetgroup": "Iter 49", "orientation": "h", "showlegend": true, "textposition": "auto", "type": "bar", "x": [1.764e-05, 1.144e-05, 1.168e-05, 1.144e-05, 1.097e-05, 1.144e-05, 1.121e-05, 1.097e-05, 1.073e-05, 0.0006754], "xaxis": "x", "y": ["Node 0", "Node 1", "Node 2", "Node 3", "Node 4", "Node 5", "Node 6", "Node 7", "Node 8", "Node 9"], "yaxis": "y"}, {"alignmentgroup": "True", "base": [0.07538, 0.07612, 0.07684, 0.07757, 0.0783, 0.07903, 0.07975, 0.08048, 0.08121, 0.08194], "hovertemplate": "Task=Iter 50<br>Start=%{base}<br>Finish=%{x}<br>Resource=%{y}<extra></extra>", "legendgroup": "Iter 50", "marker": {"color": "#636efa", "pattern": {"shape": ""}}, "name": "Iter 50", "offsetgroup": "Iter 50", "orientation": "h", "showlegend": true, "textposition": "auto", "type": "bar", "x": [1.121e-05, 1.097e-05, 1.144e-05, 1.097e-05, 1.121e-05, 1.144e-05, 1.121e-05, 1.097e-05, 1.144e-05, 0.0006614], "xaxis": "x", "y": ["Node 0", "Node 1", "Node 2", "Node 3", "Node 4", "Node 5", "Node 6", "Node 7", "Node 8", "Node 9"], "yaxis": "y"}], "layout": {"barmode": "overlay", "legend": {"title": {"text": "Task"}, "tracegroupgap": 0}, "margin": {"t": 60}, "title": {"text": "Parallel WTA MT"}, "xaxis": {"anchor": "y", "domain": [0, 1], "type": "linear"}, "yaxis": {"anchor": "x", "autorange": "reversed", "domain": [0, 1], "title": {"text": "Resource"}}}}
